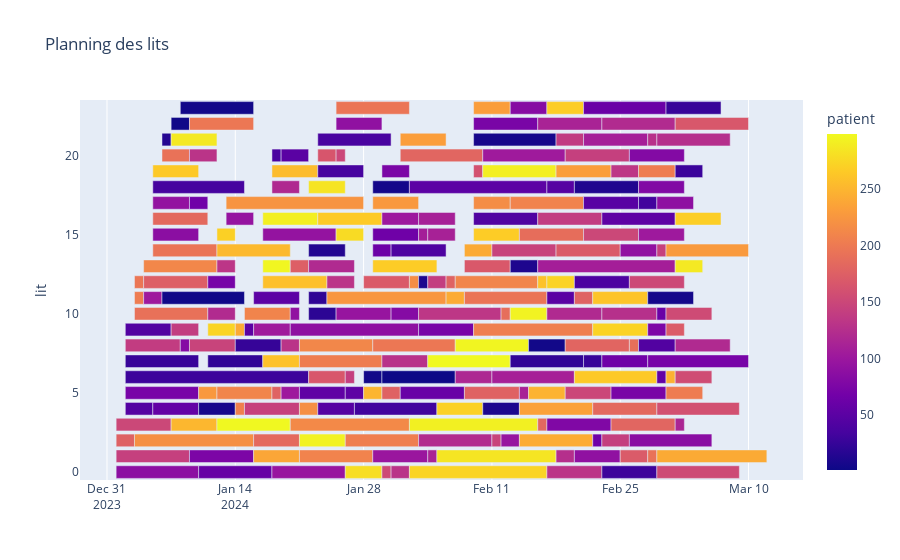

The notebook cell this image was saved under:
### Code cell
# px.timeline(
#     sejours,
#     x_start='date_entree',
#     x_end='date_sortie',
#     y='patient',
#     color='lit',
#     title='Planning des patients'
# )

px.timeline(
    sejours_resolu,
    x_start='date_entree',
    x_end='date_sortie',
    y='lit',
    color='patient',
    title='Planning des lits'
)

### Figure 1 — Plotly figure (JSON) as saved in the notebook; plotly's stock layout.template omitted (floating-point values rounded to 4 significant figures; data arrays with more than 128 entries replaced by an {"elided": "..."} marker saying what was removed)
{"data": [{"alignmentgroup": "True", "base": {"elided": "261 str values"}, "hovertemplate": "date_entree=%{base}<br>date_sortie=%{x}<br>lit=%{y}<br>patient=%{marker.color}<extra></extra>", "legendgroup": "", "marker": {"color": {"elided": "261 int values"}, "coloraxis": "coloraxis", "pattern": {"shape": ""}}, "name": "", "offsetgroup": "", "orientation": "h", "showlegend": false, "textposition": "auto", "type": "bar", "x": {"elided": "261 int values"}, "xaxis": "x", "y": {"elided": "261 int values"}, "yaxis": "y"}], "layout": {"barmode": "overlay", "coloraxis": {"colorbar": {"title": {"text": "patient"}}, "colorscale": [[0, "#0d0887"], [0.1111, "#46039f"], [0.2222, "#7201a8"], [0.3333, "#9c179e"], [0.4444, "#bd3786"], [0.5556, "#d8576b"], [0.6667, "#ed7953"], [0.7778, "#fb9f3a"], [0.8889, "#fdca26"], [1, "#f0f921"]]}, "legend": {"tracegroupgap": 0}, "title": {"text": "Planning des lits"}, "xaxis": {"anchor": "y", "domain": [0, 1], "type": "date"}, "yaxis": {"anchor": "x", "domain": [0, 1], "title": {"text": "lit"}}}}
